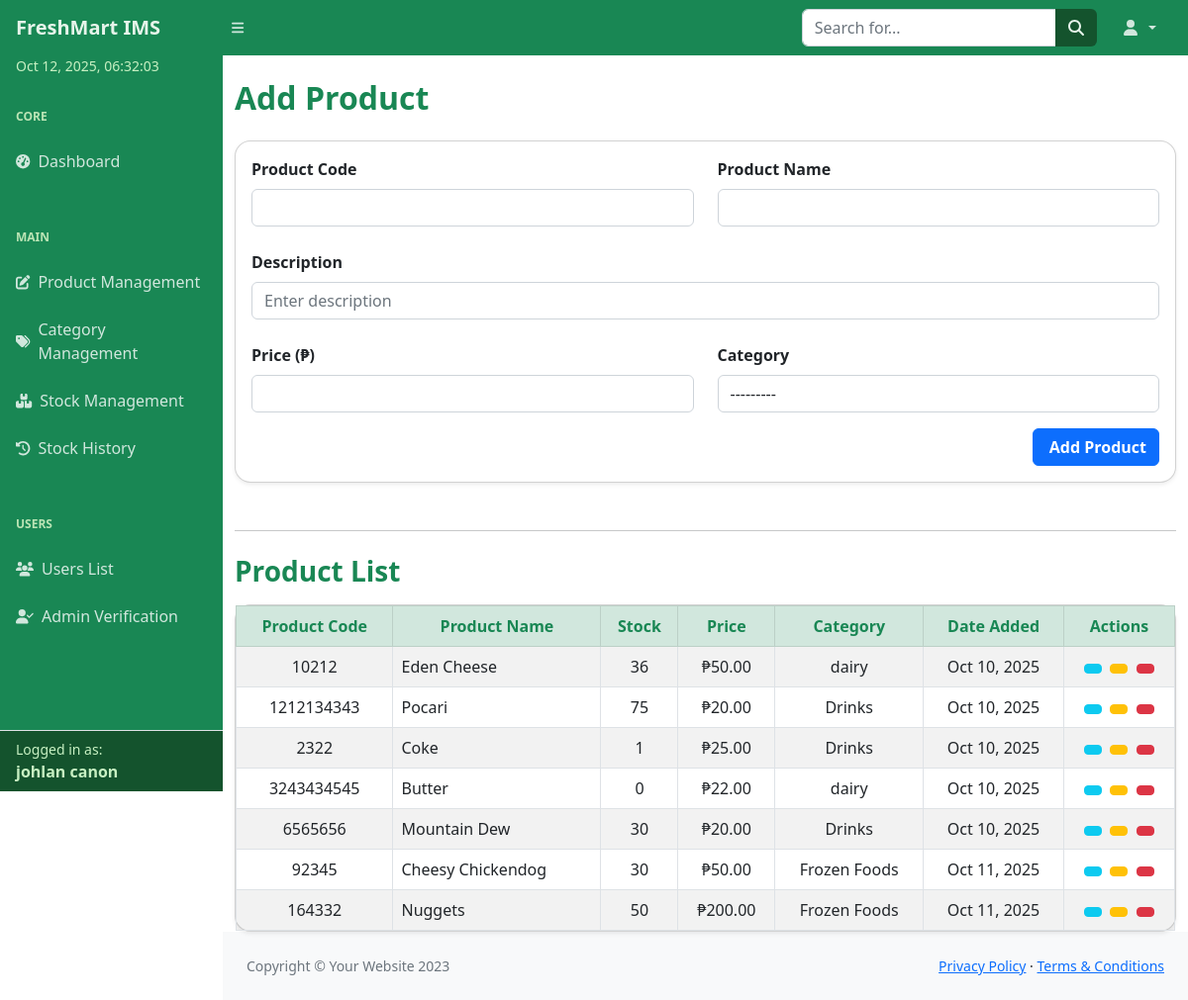
Screenshot of /inventory/products/ (signed in) with the database file from the repository.
### inventory/models.py (models this page shows, shortened)
class InventoryItem(models.Model):
    product_name = models.CharField(max_length=100)
    product_code = models.CharField(max_length=50)
    description = models.TextField(blank=True)
    quantity_in_stock = models.IntegerField(default=0)
    price = models.DecimalField(max_digits=10, decimal_places=2)
    category = models.ForeignKey(Category, on_delete=models.SET_NULL, null=True, blank=True)
    created_at = models.DateTimeField(auto_now_add=True)
    updated_at = models.DateTimeField(auto_now=True)

class Category(models.Model):
    category_name = models.CharField(max_length=100)
    description = models.TextField(blank=True)
    def __str__(self):
        return self.category_name

### inventory/views.py (the view)
# urls.py: path('products/', views.product_manage, name='product_manage'),
@login_required
def product_manage(request, pk=None):
    if pk:  # For edit mode
        item = get_object_or_404(InventoryItem, pk=pk)
        edit_mode = True
    else:
        item = None
        edit_mode = False
    if request.method == 'POST':
        if 'delete' in request.POST:
            if item:
                item.delete()
            return redirect('product_manage')
        form = InventoryItemForm(request.POST, instance=item)
        if form.is_valid():
            form.save()
            return redirect('product_manage')
    else:
        form = InventoryItemForm(instance=item)
    items = InventoryItem.objects.all()
    return render(request, 'inventory/manage_product.html', {
        'form': form,
        'items': items,
        'edit_mode': edit_mode,
    })

### inventory/forms.py
class InventoryItemForm(forms.ModelForm):
    class Meta:
        model = InventoryItem
        fields = ['product_code', 'product_name', 'description', 'price', 'category']
        widgets = {
            'description': forms.TextInput(attrs={
                'placeholder': 'Enter description',
            }),
        }

### templates/inventory/manage_product.html (shortened to what this page needs)
{% load widget_tweaks %}
{% include "partials/header.html" %}
<body class="sb-nav-fixed">
{% include "partials/navbar.html" %}
<div id="layoutSidenav">
    {% include "partials/sidebar.html" %}
    <div id="layoutSidenav_content">
        <main>
            <div class="container mt-4">
                <h2 class="mb-4 fw-bold text-success">
                    {% if edit_mode %}Edit Product{% else %}Add Product{% endif %}
                </h2>
                {% if request.user.is_authenticated and request.user.userprofile.role == 'Admin' %}
                <div class="card shadow-sm rounded-4 mb-5">
                    <div class="card-body">
                        <form method="POST" novalidate>
                            <div class="row g-4">
                                <div class="col-md-6">
                                    <label for="id_product_code" class="form-label fw-semibold">Product Code</label>
                                    {{ form.product_code|add_class:"form-control" }}
                                </div>
                                <div class="col-md-6">
                                    <label for="id_product_name" class="form-label fw-semibold">Product Name</label>
                                    {{ form.product_name|add_class:"form-control" }}
                                </div>
                                <div class="col-12">
                                    <label for="id_description" class="form-label fw-semibold">Description</label>
                                    {{ form.description|add_class:"form-control" | attr:"rows:3,placeholder:Enter description" }}
                                </div>
                                <div class="col-md-6">
                                    <label for="id_price" class="form-label fw-semibold">Price (₱)</label>
                                    {{ form.price|add_class:"form-control" }}
                                </div>
                                <div class="col-md-6">
                                    <label for="id_category" class="form-label fw-semibold">Category</label>
                                    {{ form.category|add_class:"form-control" }}
                                </div>
                                <div class="col-12 text-end mt-3">
                                    {% if edit_mode %}
                                        <button type="submit" class="btn btn-success me-2 fw-semibold">
                                            <i class="bi bi-pencil-square me-1"></i> Update Product
                                        </button>
                                        <a href="{% url 'product_manage' %}" class="btn btn-outline-secondary fw-semibold">Cancel</a>
                                    {% else %}
                                        <button type="submit" class="btn btn-primary fw-semibold">
                                             Add Product
                                        </button>
                                    {% endif %}
                                </div>
                            </div>
                        </form>
                    </div>
                </div>
                {% endif %}
                <hr class="mb-4">
                <h3 class="mb-3 fw-bold text-success">Product List</h3>
                <div class="card shadow-sm rounded-4">
                    <div class="card-body p-0">
                        <div class="table-responsive">
                            <table class="table table-bordered table-striped table-hover mb-0">
                                <thead class="table-success text-success text-center align-middle">
                                    <tr>
                                        <th>Product Code</th>
                                        <th>Product Name</th>
                                        <th>Stock</th>
                                        <th>Price</th>
                                        <th>Category</th>
                                        <th>Date Added</th>
                                        {% if request.user.is_authenticated and request.user.userprofile.role == 'Admin' %}
                                        <th>Actions</th>
                                        {% endif %}
                                    </tr>
                                </thead>
                                <tbody>
                                    {% for item in items %}
                                    <tr class="align-middle text-center">
                                        <td>{{ item.product_code }}</td>
                                        <td class="text-start">{{ item.product_name }}</td>
                                        <td>{{ item.quantity_in_stock }}</td>
                                        <td>₱{{ item.price|floatformat:2 }}</td>
                                        <td>{{ item.category }}</td>
                                        <td>{{ item.created_at|date:"M d, Y" }}</td>
                                        {% if request.user.is_authenticated and request.user.userprofile.role == 'Admin' %}
                                        <td>
                                            <a href="{% url 'product_detail' item.id %}" class="btn btn-info btn-sm me-1" title="View">
                                            </a>
                                            <a href="{% url 'product_edit' item.id %}" class="btn btn-warning btn-sm me-1" title="Edit">
                                            </a>
                                            <form method="POST" action="{% url 'product_edit' item.id %}" class="d-inline" onsubmit="return confirm('Are you sure you want to delete this product?');">
                                                <button type="submit" name="delete" class="btn btn-danger btn-sm" title="Delete">
                                                </button>
                                            </form>
                                        </td>
                                        {% endif %}
                                    </tr>
                                    {% empty %}
                                    <tr>
                                        <td colspan="{% if request.user.is_authenticated and request.user.userprofile.role == 'Admin' %}7{% else %}6{% endif %}" class="text-center text-muted fst-italic py-4">
                                            No products available.
                                        </td>
                                    </tr>
                                    {% endfor %}
                                </tbody>
                            </table>
                        </div>
                    </div>
                </div>
            </div>
        </main>
        {% include "partials/footer.html" %}
    </div>
</div>
</body>
</html>

### templates/partials/sidebar.html (shortened to what this page needs)
<div id="layoutSidenav_nav">
    <nav class="sb-sidenav accordion sb-sidenav-green" id="sidenavAccordion">
        <div class="sb-sidenav-menu">
            <div class="nav">
                <div id="sidebarDateTime"></div>
                <div class="sb-sidenav-menu-heading text-uppercase fw-bold">Core</div>
                <a class="nav-link" href="{% url 'index' %}">
                    <div class="sb-nav-link-icon"><i class="fas fa-tachometer-alt"></i></div>
                    Dashboard
                </a>
                <div class="sb-sidenav-menu-heading text-uppercase fw-bold mt-3">Main</div>
                <a class="nav-link" href="{% url 'product_manage' %}">
                    <div class="sb-nav-link-icon"><i class="fas fa-edit"></i></div>
                    Product Management
                </a>
                <a class="nav-link" href="{% url 'category_list_add' %}">
                    <div class="sb-nav-link-icon"><i class="fas fa-tags"></i></div>
                    Category Management
                </a>
                <a class="nav-link" href="{% url 'stock_management' %}">
                    <div class="sb-nav-link-icon"><i class="fas fa-boxes"></i></div>
                    Stock Management
                </a>
                <a class="nav-link" href="{% url 'stock_history' %}">
                    <div class="sb-nav-link-icon"><i class="fas fa-history"></i></div>
                    Stock History
                </a>
                {% if request.user.is_authenticated and request.user.userprofile.role == 'Admin' %}
                <div class="sb-sidenav-menu-heading text-uppercase fw-bold mt-3">Users</div>
                <a class="nav-link" href="{% url 'user_list' %}">
                    <div class="sb-nav-link-icon"><i class="fas fa-users"></i></div>
                    Users List
                </a>
                <a class="nav-link" href="{% url 'admin_verification' %}">
                    <div class="sb-nav-link-icon"><i class="fas fa-user-check"></i></div>
                    Admin Verification
                </a>
                {% endif %}
            </div>
        </div>
        <div class="sb-sidenav-footer border-top mt-auto px-3 py-2">
            <div class="small">Logged in as:</div>
            <div class="fw-semibold">
                {{ request.user.first_name }} {{ request.user.last_name }}
            </div>
        </div>
    </nav>
</div>

### templates/partials/sidebar.html (style rules this page uses)
.sb-sidenav-green { background-color: #198754; color: #e6f4ea; }
.sb-sidenav-green .nav-link { color: #d1e7dd; }
.sb-sidenav-green .sb-sidenav-menu-heading { color: #bbe4b5; }
.sb-sidenav-green .sb-sidenav-footer { background-color: #14532d; color: #c7f0c2; }
#sidebarDateTime { font-size: 0.875rem; color: #c7f0c2; font-weight: 500; padding-left: 1rem; padding-bottom: 0.25rem; user-select: none; }

### rows the page displays
InventoryItem: product_code "10212", product_name "Eden Cheese", quantity_in_stock "36", price "50.00", category "dairy", created_at "Oct 10, 2025"
InventoryItem: product_code "1212134343", product_name "Pocari", quantity_in_stock "75", price "20.00", category "Drinks", created_at "Oct 10, 2025"
InventoryItem: product_code "2322", product_name "Coke", quantity_in_stock "1", price "25.00", category "Drinks", created_at "Oct 10, 2025"
InventoryItem: product_code "3243434545", product_name "Butter", quantity_in_stock "0", price "22.00", category "dairy", created_at "Oct 10, 2025"
InventoryItem: product_code "6565656", product_name "Mountain Dew", quantity_in_stock "30", price "20.00", category "Drinks", created_at "Oct 10, 2025"
InventoryItem: product_code "92345", product_name "Cheesy Chickendog", quantity_in_stock "30", price "50.00", category "Frozen Foods", created_at "Oct 11, 2025"
InventoryItem: product_code "164332", product_name "Nuggets", quantity_in_stock "50", price "200.00", category "Frozen Foods", created_at "Oct 11, 2025"

### other values shown
{{ request.user.first_name }} "johlan"
{{ request.user.last_name }} "canon"
